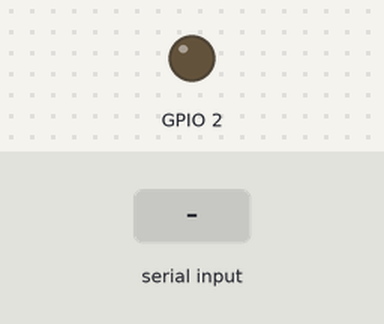
A sketch run on a simulated ESP32. On the bench: output pins drawn as LEDs (lit = HIGH). The test bench sets the inputs (shaded band).

Above: at 1.2 s.
1.3 s: "1" received over Serial
At 2.5 s:
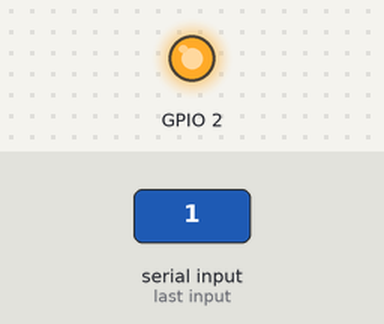
2.8 s: "0" received over Serial
At 3.8 s:
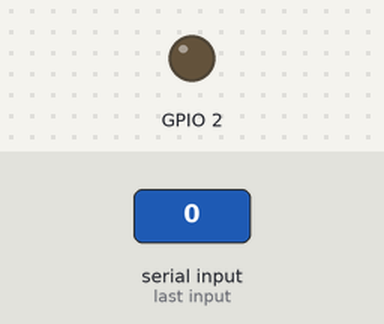
Timing chart, 0 to 5.8 s (numbered marks = the images above; inputs shaded):
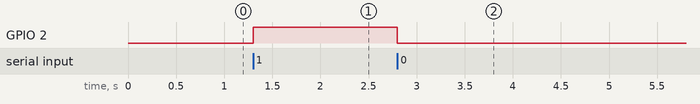

Measured:
- after the input at 1.3 s, GPIO 2: LOW → HIGH at once
- after the input at 2.8 s, GPIO 2: HIGH → LOW at once

The sketch:

sketch_jan18a.ino
```cpp
void setup() {
   Serial.begin(115200);

   pinMode(2,OUTPUT);
}

void loop() {
  if(Serial.available()>0){
    switch(Serial.read()){
      case '1':
       digitalWrite(2,HIGH);
       break;
      case '0':
      digitalWrite(2,LOW);
       break;
    }
  }
}
```
